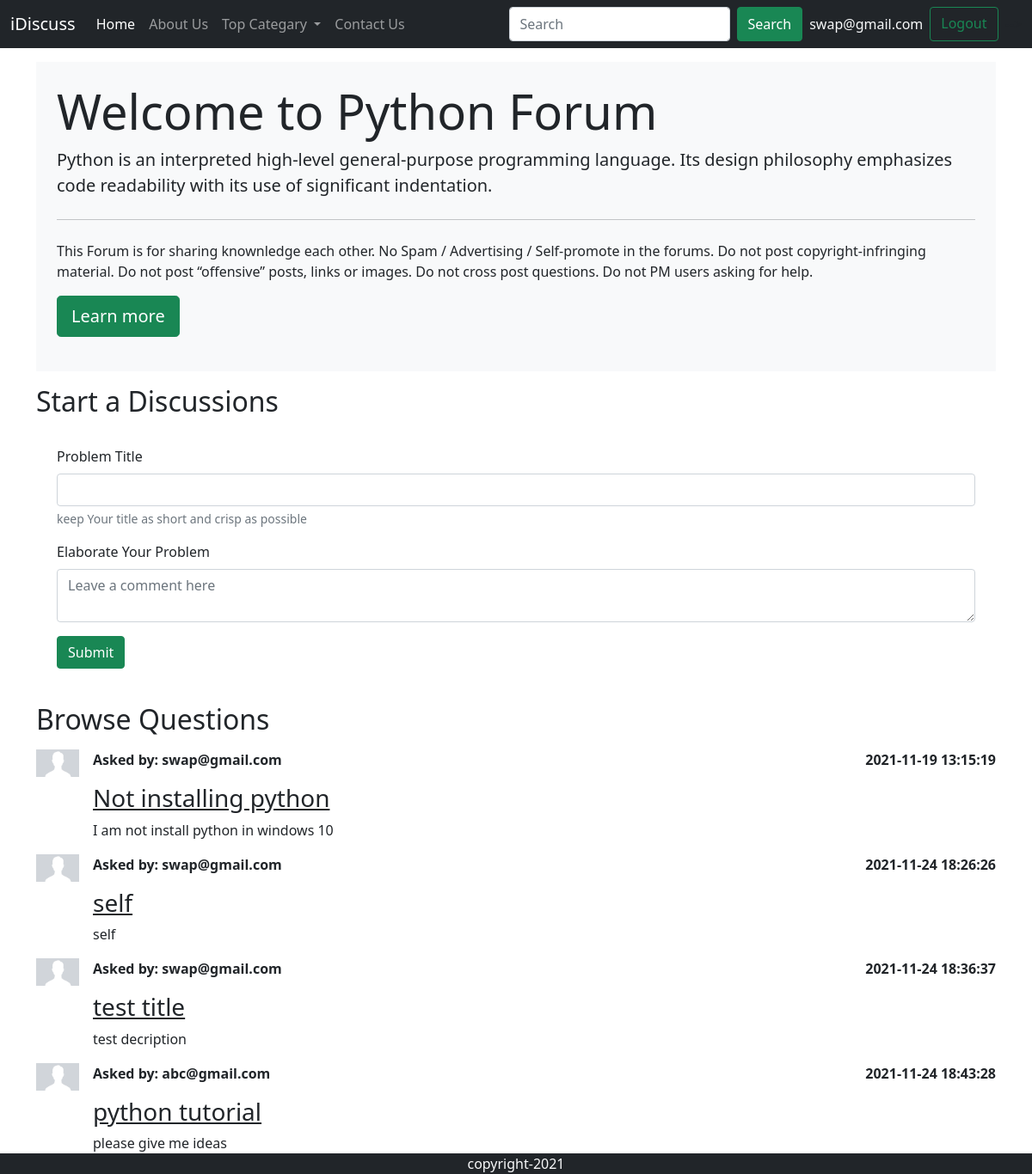
Screenshot of /threadlist.php?catid=3 (signed in) with the database file from the repository.
### tables this page shows
CREATE TABLE `catagories` (
  `catagory_id` int(11) NOT NULL,
  `catagory_name` varchar(255) NOT NULL,
  `desc` varchar(500) NOT NULL,
  `date` datetime NOT NULL DEFAULT current_timestamp(),
  `sts` int(11) NOT NULL
);

CREATE TABLE `threads` (
  `thrd_id` int(11) NOT NULL,
  `thrd_title` varchar(255) NOT NULL,
  `thrd_desc` text NOT NULL,
  `thrd_cat_id` int(11) NOT NULL,
  `thrd_user_id` int(11) NOT NULL,
  `date` datetime NOT NULL DEFAULT current_timestamp(),
  `sts` int(11) NOT NULL
);

CREATE TABLE `users` (
  `sno` int(11) NOT NULL,
  `email` varchar(110) NOT NULL,
  `password` varchar(200) NOT NULL,
  `date` datetime NOT NULL DEFAULT current_timestamp(),
  `sts` int(11) NOT NULL
);

### threadlist.php (the view, shortened to what this page needs)
<!doctype html>
<html lang="en">
<head>
    <link href="https://cdn.jsdelivr.net/npm/bootstrap@5.0.2/dist/css/bootstrap.min.css" rel="stylesheet"
>
</head>
<body>
    <?php
     include './partial/db.php';
   include './partial/_header.php';
   ?>
    <?php
            $cid=$_GET['catid'];
            $sql="SELECT * FROM `catagories` WHERE catagory_id=$cid";
            $result=mysqli_query($conn, $sql);
            while($row= mysqli_fetch_assoc($result)){
               $catname=$row['catagory_name'];
                $desc=$row['desc'];
            }
  ?>
    <div class="container my-3">
        <div class="jumbotron bg-light p-4">
            <h1 class="display-4">Welcome to <?php echo $catname; ?> Forum</h1>
            <p class="lead"><?php echo $desc; ?></p>
            <hr class="my-4">
            <p>This Forum is for sharing knownledge each other.
                No Spam / Advertising / Self-promote in the forums.
                Do not post copyright-infringing material.
                Do not post “offensive” posts, links or images.
                Do not cross post questions.
                Do not PM users asking for help.
            </p>
            <p class="lead">
                <a class="btn btn-success btn-lg" href="#" role="button">Learn more</a>
            </p>
        </div>
    </div>
    <?php
    if(isset($_SESSION['loggedin']) && $_SESSION['loggedin']==true ){
       echo '<div class="container my-2">
            <h2> Start a Discussions</h2>
            <form class="p-4" action="' . $_SERVER["REQUEST_URI"].'" method="post">
                <div class="mb-3">
                <input type="hidden"  name="sno" value="'.$_SESSION['sno'].'">
                    <label for="title" class="form-label">Problem Title</label>
                    <input type="text" class="form-control" id="title" name="title" aria-describedby="emailHelp">
                    <div id="emailHelp" class="form-text">keep Your title as short and crisp as possible</div>
                </div>
                <div class="mb-3">
                    <label for="desc" class="form-label">Elaborate Your Problem</label>
                    <textarea class="form-control" placeholder="Leave a comment here" id="desc" name="desc"></textarea>
                </div>
                <button type="submit" class="btn btn-success">Submit</button>
            </form>
        </div>';
    }
        else{
             echo '<div class="container"> <h2> Start a Discussions</h2>
             <p class="lead">You are not logged in. Please login to start a discussions</p></div>';
        }
    ?>
    <div class="container my-3">
        <h2>Browse Questions</h2>
        <?php
            $cid=$_GET['catid'];
            $sql="SELECT * FROM `threads` WHERE thrd_cat_id=$cid";
            $result=mysqli_query($conn, $sql);
            while($row= mysqli_fetch_assoc($result)){
                $tid=$row['thrd_id'];
               $thrdtitle=$row['thrd_title'];
                $thrddesc=$row['thrd_desc'];
                $thrd_time=$row['date'];
                $thrd_user_id=$row['thrd_user_id'];
                $sql2="SELECT * FROM `users` where sno=$thrd_user_id";
                $result2=mysqli_query($conn, $sql2);
                $row2=mysqli_fetch_assoc($result2);
       echo '<div class="d-flex py-2">
            <div class="flex-shrink-0 center">
                <img src="./img/user.png" width="50px" alt="...">
            </div>
            <div class="flex-grow-1 ms-3">
            <p class="fw-bold">Asked by: ' .$row2['email'].' <span class="float-end">'.$thrd_time.'</span></p>
                <h3><a class="text-dark" href="thread.php?thrdid='.$tid.'"> '.$thrdtitle.' </a></h3>
                '.$thrddesc.'
            </div>
        </div>';
        }
        ?>
    </div>
    <?php include './partial/_footer.php' ?>
</body>
</html>

### rows the page displays
catagories: catagory_name "Python", desc "Python is an interpreted high-level general-purpose programming language. Its design philosophy emphasizes code readability with its use of significant indentation."
threads: users.email "swap@gmail.com", date "2021-11-19 13:15:19", thrd_title "Not installing python", thrd_desc "I am not install python in windows 10"
threads: users.email "swap@gmail.com", date "2021-11-24 18:26:26", thrd_title "self", thrd_desc "self"
threads: users.email "swap@gmail.com", date "2021-11-24 18:36:37", thrd_title "test title", thrd_desc "test decription"
threads: users.email "abc@gmail.com", date "2021-11-24 18:43:28", thrd_title "python tutorial", thrd_desc "please give me ideas"

### other values shown
$_SESSION['useremail'] "swap@gmail.com"
